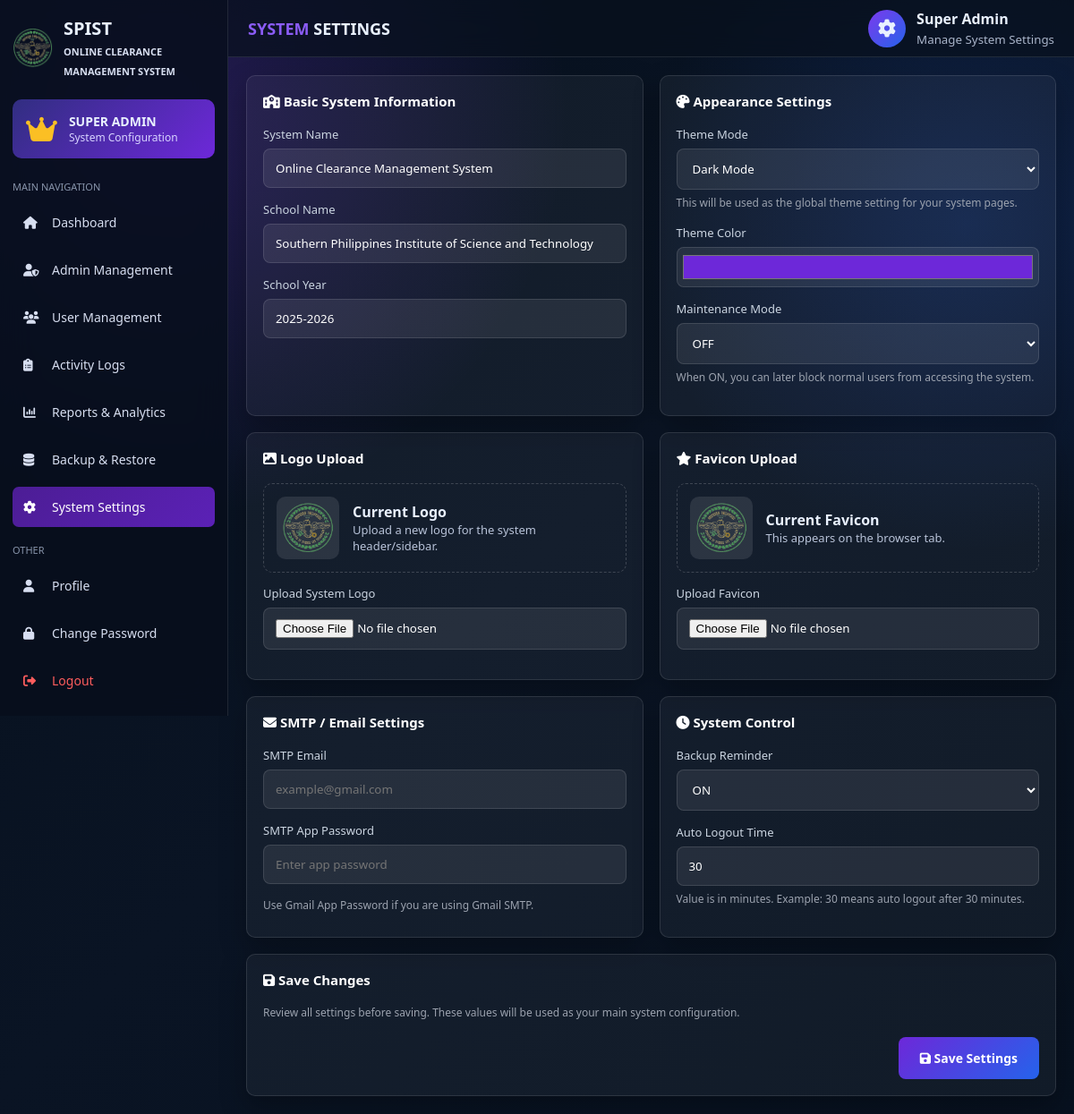
Page /dashboard/system_settings.php (signed in) on the committed database.
### tables this page shows
CREATE TABLE `system_settings` (
  `id` int(11) NOT NULL,
  `system_name` varchar(255) NOT NULL DEFAULT 'Online Clearance Management System',
  `school_name` varchar(255) NOT NULL DEFAULT 'Southern Philippines Institute of Science and Technology',
  `school_year` varchar(100) NOT NULL DEFAULT '2025-2026',
  `maintenance_mode` enum('ON','OFF') DEFAULT 'OFF',
  `theme_mode` enum('dark','light') DEFAULT 'dark',
  `theme_color` varchar(50) DEFAULT '#6d28d9',
  `smtp_email` varchar(255) DEFAULT '',
  `smtp_password` varchar(255) DEFAULT '',
  `logo` varchar(255) DEFAULT '',
  `favicon` varchar(255) DEFAULT '',
  `backup_reminder` enum('ON','OFF') DEFAULT 'ON',
  `auto_logout_time` int(11) DEFAULT 30,
  `updated_at` timestamp NOT NULL DEFAULT current_timestamp() ON UPDATE current_timestamp()
);

### dashboard/system_settings.php (the view, shortened to what this page needs)
<?php
include("../config/db.php");
$settings_result = $conn->query("SELECT * FROM system_settings WHERE id = 1");
$settings = $settings_result ? $settings_result->fetch_assoc() : null;
$display_logo = !empty($settings['logo']) ? $settings['logo'] : "../assets/logo2.png";
$display_favicon = !empty($settings['favicon']) ? $settings['favicon'] : "../assets/logo2.png";
?>
<!DOCTYPE html>
<html lang="en">
<head>
<link rel="stylesheet" href="https://cdnjs.cloudflare.com/ajax/libs/font-awesome/6.5.0/css/all.min.css">
</head>
<body>
<aside class="sidebar">
    <div class="brand">
        <img src="<?= htmlspecialchars($display_logo) ?>" alt="SPIST Logo">
        <div>
            <h2>SPIST</h2>
            <span>ONLINE CLEARANCE<br>MANAGEMENT SYSTEM</span>
        </div>
    </div>
    <div class="super-card">
        <i class="fa-solid fa-crown"></i>
        <div>
            <h3>SUPER ADMIN</h3>
            <p>System Configuration</p>
        </div>
    </div>
    <div class="menu-title">MAIN NAVIGATION</div>
    <nav class="nav">
        <a href="super_admin.php">
            <i class="fa-solid fa-house"></i> Dashboard
        </a>
        <a href="manage_admins.php">
            <i class="fa-solid fa-user-shield"></i> Admin Management
        </a>
        <a href="admin.php?view=students">
            <i class="fa-solid fa-users"></i> User Management
        </a>
        <a href="activity_logs.php">
            <i class="fa-solid fa-clipboard-list"></i> Activity Logs
        </a>
        <a href="reports.php">
            <i class="fa-solid fa-chart-column"></i> Reports & Analytics
        </a>
        <a href="backup_restore.php">
            <i class="fa-solid fa-database"></i> Backup & Restore
        </a>
        <a href="system_settings.php" class="active">
            <i class="fa-solid fa-gear"></i> System Settings
        </a>
    </nav>
    <div class="menu-title">OTHER</div>
    <nav class="nav">
        <a href="admin_profile.php">
            <i class="fa-solid fa-user"></i> Profile
        </a>
        <a href="admin_change_password.php">
            <i class="fa-solid fa-lock"></i> Change Password
        </a>
        <a href="../auth/logout.php" class="logout">
            <i class="fa-solid fa-right-from-bracket"></i> Logout
        </a>
    </nav>
</aside>
<main class="main">
    <header class="topbar">
        <h1><span>SYSTEM</span> SETTINGS</h1>
        <div class="profile">
            <div class="profile-icon">
                <i class="fa-solid fa-gear"></i>
            </div>
            <div>
                <strong>Super Admin</strong><br>
                <small style="color:#aab5ca;">Manage System Settings</small>
            </div>
        </div>
    </header>
    <section class="content">
        <form method="POST" enctype="multipart/form-data">
            <div class="settings-grid">
                <div class="panel">
                    <h3><i class="fa-solid fa-school"></i> Basic System Information</h3>
                    <div class="form-group">
                        <label>System Name</label>
                        <input type="text" name="system_name" value="<?= htmlspecialchars($settings['system_name']) ?>" required>
                    </div>
                    <div class="form-group">
                        <label>School Name</label>
                        <input type="text" name="school_name" value="<?= htmlspecialchars($settings['school_name']) ?>" required>
                    </div>
                    <div class="form-group">
                        <label>School Year</label>
                        <input type="text" name="school_year" value="<?= htmlspecialchars($settings['school_year']) ?>" required>
                    </div>
                </div>
                <div class="panel">
                    <h3><i class="fa-solid fa-palette"></i> Appearance Settings</h3>
                    <div class="form-group">
                        <label>Theme Mode</label>
                        <select name="theme_mode">
                            <option value="dark" <?= ($settings['theme_mode'] == 'dark') ? 'selected' : '' ?>>Dark Mode</option>
                        </select>
                        <div class="note">This will be used as the global theme setting for your system pages.</div>
                    </div>
                    <div class="form-group">
                        <label>Theme Color</label>
                        <input type="color" name="theme_color" value="<?= htmlspecialchars($settings['theme_color']) ?>">
                    </div>
                    <div class="form-group">
                        <label>Maintenance Mode</label>
                        <select name="maintenance_mode">
                            <option value="OFF" <?= ($settings['maintenance_mode'] == 'OFF') ? 'selected' : '' ?>>OFF</option>
                        </select>
                        <div class="note">When ON, you can later block normal users from accessing the system.</div>
                    </div>
                </div>
                <div class="panel">
                    <h3><i class="fa-solid fa-image"></i> Logo Upload</h3>
                    <div class="preview-box">
                        <img src="<?= htmlspecialchars($display_logo) ?>" alt="System Logo">
                        <div>
                            <strong>Current Logo</strong>
                            <p>Upload a new logo for the system header/sidebar.</p>
                        </div>
                    </div>
                    <div class="form-group">
                        <label>Upload System Logo</label>
                        <input type="file" name="logo" accept=".jpg,.jpeg,.png,.gif,.webp">
                    </div>
                </div>
                <div class="panel">
                    <h3><i class="fa-solid fa-star"></i> Favicon Upload</h3>
                    <div class="preview-box">
                        <img src="<?= htmlspecialchars($display_favicon) ?>" alt="Favicon">
                        <div>
                            <strong>Current Favicon</strong>
                            <p>This appears on the browser tab.</p>
                        </div>
                    </div>
                    <div class="form-group">
                        <label>Upload Favicon</label>
                        <input type="file" name="favicon" accept=".jpg,.jpeg,.png,.ico,.webp">
                    </div>
                </div>
                <div class="panel">
                    <h3><i class="fa-solid fa-envelope"></i> SMTP / Email Settings</h3>
                    <div class="form-group">
                        <label>SMTP Email</label>
                        <input type="email" name="smtp_email" value="<?= htmlspecialchars($settings['smtp_email']) ?>" placeholder="example@gmail.com">
                    </div>
                    <div class="form-group">
                        <label>SMTP App Password</label>
                        <input type="password" name="smtp_password" value="<?= htmlspecialchars($settings['smtp_password']) ?>" placeholder="Enter app password">
                    </div>
                    <div class="note">Use Gmail App Password if you are using Gmail SMTP.</div>
                </div>
                <div class="panel">
                    <h3><i class="fa-solid fa-clock"></i> System Control</h3>
                    <div class="form-group">
                        <label>Backup Reminder</label>
                        <select name="backup_reminder">
                            <option value="ON" <?= ($settings['backup_reminder'] == 'ON') ? 'selected' : '' ?>>ON</option>
                        </select>
                    </div>
                    <div class="form-group">
                        <label>Auto Logout Time</label>
                        <input type="number" name="auto_logout_time" min="5" max="240" value="<?= htmlspecialchars($settings['auto_logout_time']) ?>">
                        <div class="note">Value is in minutes. Example: 30 means auto logout after 30 minutes.</div>
                    </div>
                </div>
                <div class="panel full">
                    <h3><i class="fa-solid fa-floppy-disk"></i> Save Changes</h3>
                    <p class="note">
                        Review all settings before saving. These values will be used as your main system configuration.
                    </p>
                    <div class="save-wrap">
                        <button type="submit" class="save-btn">
                            <i class="fa-solid fa-save"></i> Save Settings
                        </button>
                    </div>
                </div>
            </div>
        </form>
    </section>
</main>
</body>
</html>

### dashboard/system_settings.php (style rules this page uses)
* { margin:0; padding:0; box-sizing:border-box; font-family:'Segoe UI',sans-serif; }
body { background:#07111f; color:#e9f1ff; }
body::before { content:""; position:fixed; inset:0; background: radial-gradient(circle at 15% 10%, rgba(124,58,237,.25), transparent 30%), radial-gradient(circle at 90% 20%, rgba(37,99,235,.20), transparent 25%), linear-gradient(135deg,#06101d,#0a1424,#07111f); z-index:-1; }
.sidebar { position:fixed; top:0; left:0; width:255px; height:100vh; background:rgba(7,15,28,.86); border-right:1px solid rgba(255,255,255,.10); backdrop-filter:blur(18px); padding:18px 14px; overflow-y:auto; }
.brand { display:flex; align-items:center; gap:12px; margin-bottom:22px; }
.brand img { width:45px; height:45px; object-fit:contain; }
.brand h2 { font-size:20px; }
.brand span { font-size:11px; color:#d7def0; font-weight:700; }
.super-card { background:linear-gradient(135deg,#312e81,#6d28d9); padding:15px; border-radius:10px; display:flex; gap:13px; align-items:center; margin-bottom:24px; }
.super-card i { color:#fbbf24; font-size:31px; }
.super-card h3 { font-size:14px; }
.super-card p { font-size:12px; color:#d8d4ff; }
.menu-title { font-size:11px; color:#8894aa; margin:18px 0 10px; }
.nav a { display:flex; align-items:center; gap:12px; padding:13px 12px; margin-bottom:8px; border-radius:7px; color:#d7def0; text-decoration:none; font-size:14px; transition:.2s; }
.nav a:hover, .nav a.active { background:linear-gradient(135deg,#4c1d95,#5b21b6); color:#fff; }
.nav a.logout { color:#ff5d5d; }
.nav i { width:20px; }
.main { margin-left:255px; min-height:100vh; }
.topbar { height:64px; border-bottom:1px solid rgba(255,255,255,.10); background:rgba(8,16,29,.70); backdrop-filter:blur(14px); display:flex; justify-content:space-between; align-items:center; padding:0 22px; }
.topbar h1 { font-size:18px; }
.topbar h1 span { color:#8b5cf6; }
.profile { display:flex; align-items:center; gap:12px; }
.profile-icon { width:42px; height:42px; border-radius:50%; display:grid; place-items:center; background:linear-gradient(135deg,#7c3aed,#2563eb); font-size:20px; }
.content { padding:20px; }
.settings-grid { display:grid; grid-template-columns:1fr 1fr; gap:18px; }
.panel { background:rgba(255,255,255,.045); border:1px solid rgba(255,255,255,.11); border-radius:10px; padding:18px; box-shadow:0 12px 30px rgba(0,0,0,.28); }
.panel h3 { font-size:15px; margin-bottom:18px; color:#fff; }
.form-group { margin-bottom:15px; }
label { display:block; margin-bottom:7px; font-size:13px; color:#cbd5e1; }
input, select { width:100%; padding:12px 13px; border-radius:8px; border:1px solid rgba(255,255,255,.12); background:rgba(255,255,255,.08); color:#fff; outline:none; }
select option { color:#111; }
input[type="color"] { height:45px; padding:4px; }
input[type="file"] { cursor:pointer; }
.preview-box { display:flex; align-items:center; gap:15px; padding:14px; border:1px dashed rgba(255,255,255,.18); border-radius:10px; margin-bottom:14px; }
.preview-box img { width:70px; height:70px; object-fit:contain; background:rgba(255,255,255,.10); border-radius:10px; padding:6px; }
.preview-box p { font-size:13px; color:#b8c3d8; }
.save-wrap { margin-top:18px; display:flex; justify-content:flex-end; }
.save-btn { border:none; padding:14px 24px; border-radius:8px; background:linear-gradient(135deg,#6d28d9,#2563eb); color:white; font-weight:700; cursor:pointer; font-size:14px; }
.note { font-size:12px; color:#9ca3af; margin-top:6px; line-height:1.5; }
.full { grid-column:1 / -1; }

### rows in the picture
system_settings: system_name "Online Clearance Management System", school_name "Southern Philippines Institute of Science and Technology", school_year "2025-2026", theme_mode "Dark Mode", theme_color "#6d28d9", maintenance_mode "OFF", backup_reminder "ON", auto_logout_time "30"
